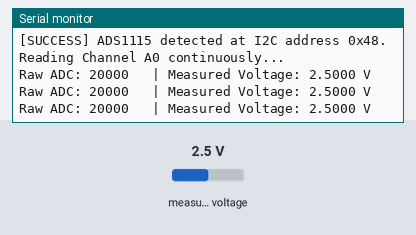
A sketch run on a simulated ESP32. Parts: the last lines printed to the serial monitor. The inputs (shaded band) are chosen by the test bench; at power-on: measured voltage 2.5 V.

Above: at 2.3 s.
2.4 s: measured voltage set to 0.1 V
At 3.1 s:
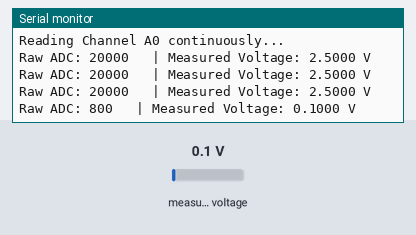
3.9 s: measured voltage set to 1.2 V
At 4.6 s:
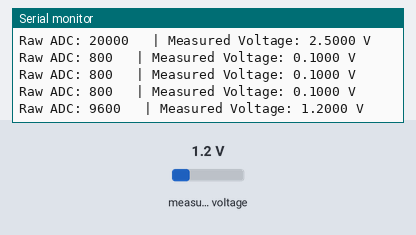
Timing chart, 0 to 6.9 s (numbered marks = the images above; inputs shaded):
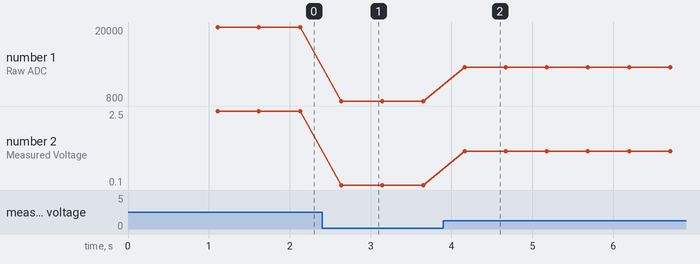

The sketch:

Transducer.ino
```cpp
#include <Wire.h>
#include <Adafruit_ADS1X15.h>

// ==========================================
// ESP32 I2C PIN CONFIGURATION
// ==========================================
#define I2C_SDA_PIN 21
#define I2C_SCL_PIN 22

// Initialize ADS1115 ADC object
Adafruit_ADS1115 ads;

void setup() {
  Serial.begin(115200);
  delay(1000); // Allow time for Serial Monitor to initialize

  Serial.println("\n--- [TEST] Direct ADS1115 Transducer Reader ---");

  // Initialize I2C bus
  Wire.begin(I2C_SDA_PIN, I2C_SCL_PIN);
  delay(100);

  // Set gain to GAIN_ONE (+/- 4.096V range, 1 bit = 0.125mV)
  // Perfectly matches the DFRobot board's 0.4V to 2.0V output range
  ads.setGain(GAIN_ONE);

  // Start ADS1115 at default address 0x48
  if (ads.begin(0x48)) {
    Serial.println("[SUCCESS] ADS1115 detected at I2C address 0x48.");
  } else {
    Serial.println("[ERROR] ADS1115 NOT found! Check SDA (21), SCL (22), 3.3V, and GND wiring.");
    while (1) {
      delay(1000); // Halt execution if sensor isn't found
    }
  }

  Serial.println("Reading Channel A0 continuously...\n");
}

void loop() {
  // Read raw 16-bit ADC value from Channel 0 (AIN0)
  int16_t rawADC = ads.readADC_SingleEnded(0);

  // Convert raw value to voltage
  float voltage = ads.computeVolts(rawADC);

  // Display raw ADC count and calculated voltage
  Serial.print("Raw ADC: ");
  Serial.print(rawADC);
  Serial.print("\t | Measured Voltage: ");
  Serial.print(voltage, 4);
  Serial.println(" V");

  // Read twice every second
  delay(500);
}
```

Measured:
- after the input at 2.4 s, the serial monitor: prints a new line after 0.24 s (image 1)
- after the input at 3.9 s, the serial monitor: prints a new line after 0.26 s (image 2)
- plotted number 1: 20000 → 800 after the input at 2.4 s, 800 → 9600 after the input at 3.9 s
- plotted number 2: 2.5 → 0.1 after the input at 2.4 s, 0.1 → 1.2 after the input at 3.9 s
